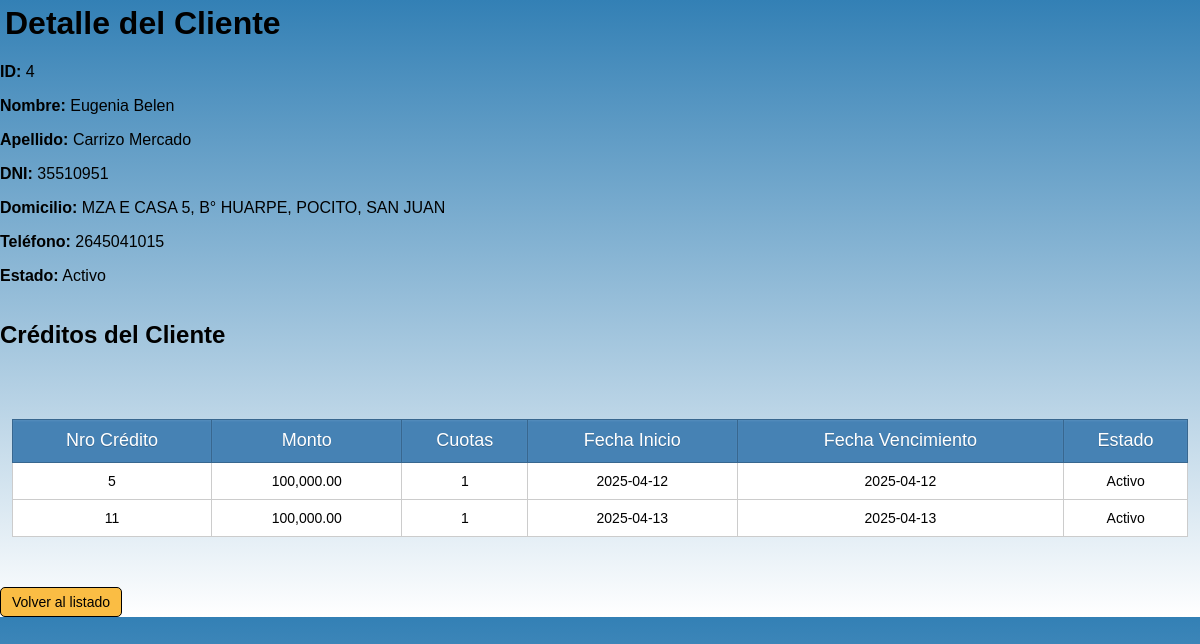
/src/modules/clientes/detalle_cliente.php?id_cliente=4, run on the app's committed database.
### tables this page shows
CREATE TABLE `clientes` (
  `id_cliente` int(10) UNSIGNED NOT NULL,
  `nombre` text NOT NULL,
  `apellido` text NOT NULL,
  `dni` varchar(20) NOT NULL,
  `domicilio` varchar(100) NOT NULL,
  `telefono` varchar(20) NOT NULL,
  `estado` enum('Activo','Deudor','Inactivo') NOT NULL
);

CREATE TABLE `creditos` (
  `id` int(10) UNSIGNED NOT NULL,
  `cliente_id` int(10) UNSIGNED NOT NULL,
  `monto` decimal(10,2) NOT NULL,
  `monto_total` decimal(10,2) NOT NULL,
  `monto_cuota` decimal(10,2) NOT NULL,
  `cuotas` int(10) NOT NULL,
  `fecha_inicio` date NOT NULL,
  `fecha_vencimiento` date NOT NULL,
  `estado` enum('Activo','Vencido','Pagado') NOT NULL,
  `frecuencia` enum('mensual','quincenal','semanal') NOT NULL
);

### src/modules/clientes/detalle_cliente.php (the view, shortened to what this page needs)
<?php
require_once '../../config/database.php';
$cliente_id = intval($_GET['id_cliente']);
$query_cliente = "SELECT id_cliente, nombre, apellido, dni, domicilio, telefono, estado
                  FROM clientes
                  WHERE id_cliente = ?";
$stmt_cliente = $conn->prepare($query_cliente);
$stmt_cliente->bind_param("i", $cliente_id);
if (!$stmt_cliente->execute()) {
    error_log("Error al ejecutar consulta del cliente: " . $stmt_cliente->error);
    die("Error al cargar los datos del cliente.");
}
$result_cliente = $stmt_cliente->get_result();
$cliente = $result_cliente->fetch_assoc();
$creditos_result = null;
$query_creditos = "SELECT id, monto, cuotas, fecha_inicio, fecha_vencimiento, estado
                   FROM creditos
                   WHERE cliente_id = ?";
$stmt_creditos = $conn->prepare($query_creditos);
if (!$stmt_creditos) {
    error_log("Error al preparar consulta de créditos: " . $conn->error);
} else {
    $stmt_creditos->bind_param("i", $cliente_id);
    if (!$stmt_creditos->execute()) {
        error_log("Error al ejecutar consulta de créditos: " . $stmt_creditos->error);
    } else {
        $creditos_result = $stmt_creditos->get_result();
    }
}
?>
<!DOCTYPE html>
<html lang="es">
<head>
    <link rel="stylesheet" href="../../../style/style.css">
</head>
<body>
    <h1>Detalle del Cliente</h1>
    <div class="detalle-cliente">
        <p><strong>ID:</strong> <?= htmlspecialchars($cliente['id_cliente']) ?></p>
        <p><strong>Nombre:</strong> <?= htmlspecialchars($cliente['nombre']) ?></p>
        <p><strong>Apellido:</strong> <?= htmlspecialchars($cliente['apellido']) ?></p>
        <p><strong>DNI:</strong> <?= htmlspecialchars($cliente['dni']) ?></p>
        <p><strong>Domicilio:</strong> <?= htmlspecialchars($cliente['domicilio']) ?></p>
        <p><strong>Teléfono:</strong> <?= htmlspecialchars($cliente['telefono']) ?></p>
        <p><strong>Estado:</strong> <?= htmlspecialchars($cliente['estado']) ?></p>
    </div>
    <h2>Créditos del Cliente</h2>
    <?php if ($creditos_result && $creditos_result->num_rows > 0): ?>
        <table class="tabla-creditos">
            <thead>
                <tr>
                    <th>Nro Crédito</th>
                    <th>Monto</th>
                    <th>Cuotas</th>
                    <th>Fecha Inicio</th>
                    <th>Fecha Vencimiento</th>
                    <th>Estado</th>
                </tr>
            </thead>
            <tbody>
                <?php while ($credito = $creditos_result->fetch_assoc()): ?>
                    <tr>
                        <td><?= $credito['id'] ?></td>
                        <td><?= number_format($credito['monto'], 2) ?></td>
                        <td><?= $credito['cuotas'] ?></td>
                        <td><?= $credito['fecha_inicio'] ?></td>
                        <td><?= $credito['fecha_vencimiento'] ?></td>
                        <td class="estado-<?= strtolower($credito['estado']) ?>">
                            <?= $credito['estado'] ?>
                        </td>
                    </tr>
                <?php endwhile; ?>
            </tbody>
        </table>
    <?php else: ?>
        <p class="sin-creditos">El cliente no tiene créditos registrados.</p>
    <?php endif; ?>
    <a href="index_clientes.php" class="btn-volver">Volver al listado</a>
</body>
</html>

### style/style.css (style rules this page uses)
body { background: linear-gradient(to bottom, #3380B5, white); font-family: sans-serif; margin: 0; padding: 0; height: 100%; width: 100%; display: flex; flex-direction: column; }
table { text-align: center; width: 98%; border-collapse: collapse; border: 1px solid black; margin: 50px auto; background: white; }
th { background: steelblue; height: 40px; font-weight: lighter; text-shadow: 0 1px 0 #38678f; color: white; border: 1px solid #38678f; box-shadow: inset 0px 1px 2px #568ebd; transition: all 0.2s; font-size: 18px; }
tr { border-bottom: 1px solid #cccccc; width: 100%; }
td { border: 1px solid #cccccc; padding: 10px; transition: all 0.2s; font-size: 14px; }
a, input[type="submit"], button { font-size: 14px; text-align: center; width: 100px; display: inline-block; background-color: #FABD44; padding: 6px 10px; border-radius: 5px; text-decoration: none; color: black; border: 1px solid black; cursor: pointer; }
h1 { font-family: sans-serif; margin: 5px; }

### data on the page
clientes: id_cliente "4", nombre "Eugenia Belen", apellido "Carrizo Mercado", dni "35510951", domicilio "MZA E CASA 5, B° HUARPE, POCITO, SAN JUAN", telefono "2645041015", estado "Activo"
creditos: id "5", monto "100,000.00", cuotas "1", fecha_inicio "2025-04-12", fecha_vencimiento "2025-04-12", estado "Activo"
creditos: id "11", monto "100,000.00", cuotas "1", fecha_inicio "2025-04-13", fecha_vencimiento "2025-04-13", estado "Activo"
